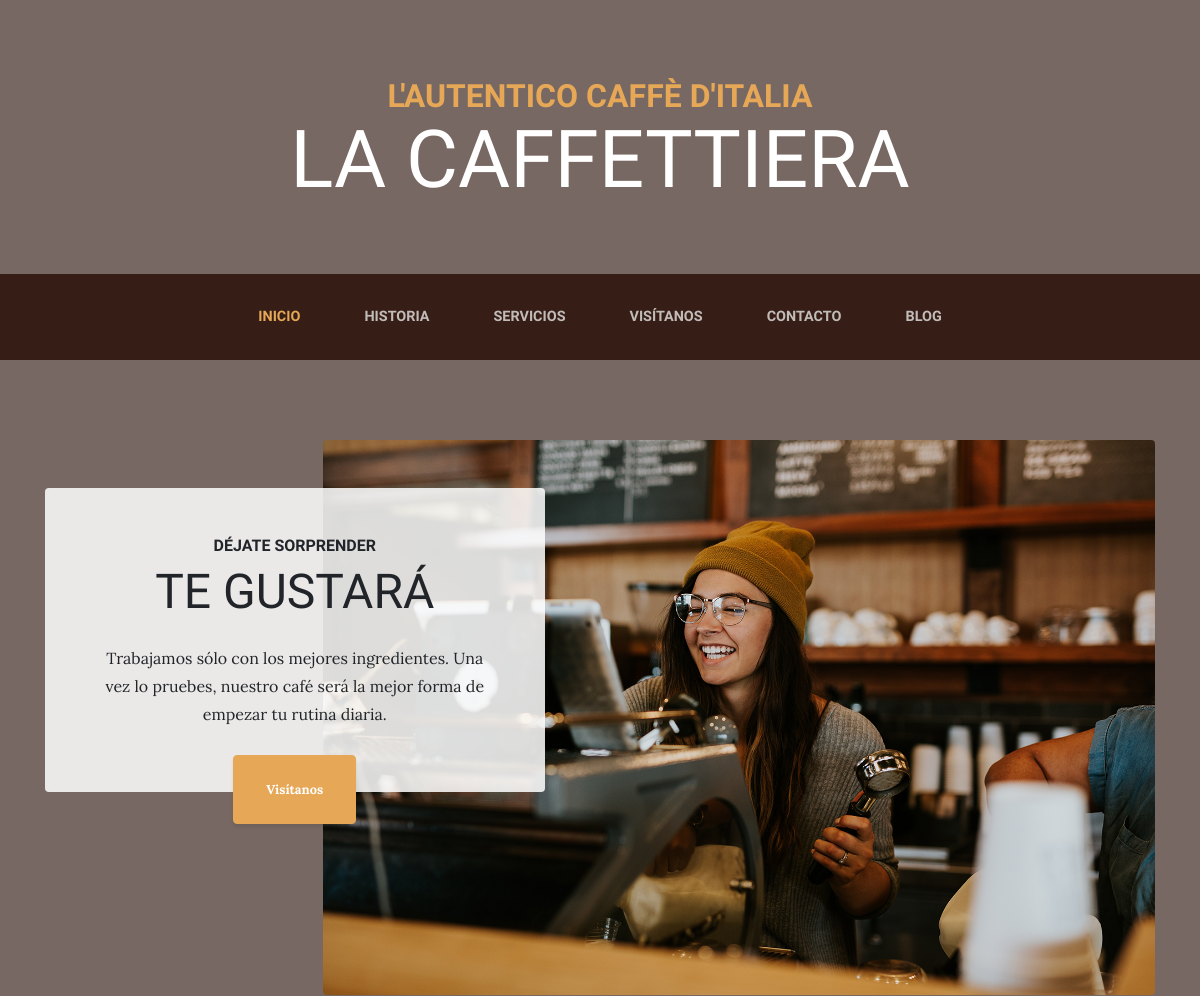
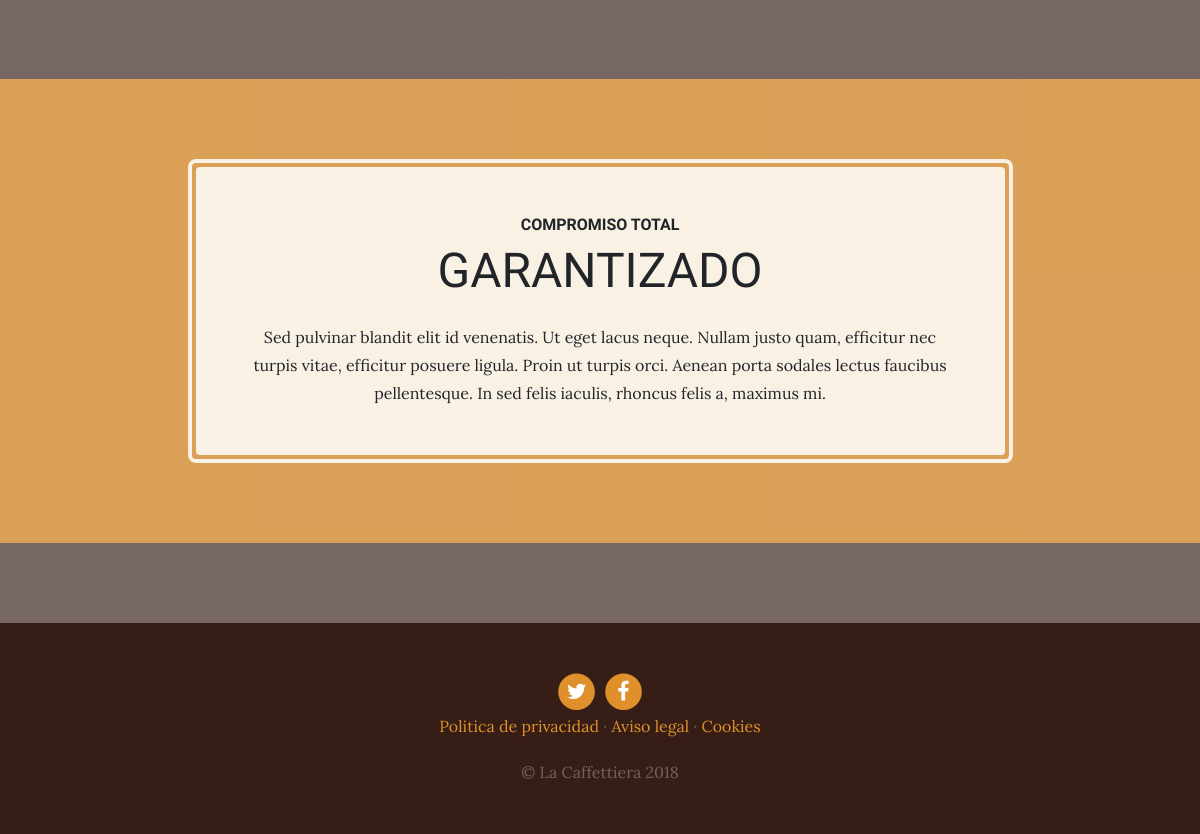
The page / on the database its author committed (2 pictures, top to bottom).
### page/models.py (models this page shows, shortened)
class Page(models.Model):
    title= models.CharField(verbose_name='Titulo', max_length=100)
    content= RichTextField(verbose_name='contenido', blank=True, null=True)
    orden= models.SmallIntegerField(verbose_name='Orden', default=0)
    created=models.DateTimeField(auto_now_add=True, verbose_name='Creado')
    updated= models.DateTimeField(auto_now=True, verbose_name='Actualizado')
    class Meta:
        verbose_name = 'Página'
        verbose_name_plural = 'Páginas'
        ordering = ['orden','title']

### core/views.py (the view)
# urls.py: path('', views.home, name='home'),
def home (request):
    return render(request,'core/home.html')

### page/templatetags/pages_extra.py (called while the page is built)
@register.simple_tag
def get_page_list():
    pages=Page.objects.all()
    return pages

### social/processors.py (called while the page is built)
def ctx_dict(request):
    ctx= {}
    links=link.objects.all()
    for vari in links:
        ctx[vari.key]=vari.url
    return ctx

### core/templates/core/home.html (shortened to what this page needs)
  {% extends 'core/base.html' %}
  {% load static %}
  {%block content%}
    <section class="page-section clearfix">
      <div class="container">
        <div class="intro">
          <img class="intro-img img-fluid mb-3 mb-lg-0 rounded" src="img/intro.jpg" alt="">
          <div class="intro-text left-0 text-center bg-faded p-5 rounded">
            <h2 class="section-heading mb-4">
              <span class="section-heading-upper">Déjate sorprender</span>
              <span class="section-heading-lower">Te gustará</span>
            </h2>
            <p class="mb-3">Trabajamos sólo con los mejores ingredientes. Una vez lo pruebes, nuestro café será la mejor forma de empezar tu rutina diaria.
            </p>
            <div class="intro-button mx-auto">
              <a class="btn btn-primary btn-xl" href="store.html">Visítanos</a>
            </div>
          </div>
        </div>
      </div>
    </section>
    <section class="page-section cta">
      <div class="container">
        <div class="row">
          <div class="col-xl-9 mx-auto">
            <div class="cta-inner text-center rounded">
              <h2 class="section-heading mb-4">
                <span class="section-heading-upper">Compromiso total</span>
                <span class="section-heading-lower">Garantizado</span>
              </h2>
              <p class="mb-0">Sed pulvinar blandit elit id venenatis. Ut eget lacus neque. Nullam justo quam, efficitur nec turpis vitae, efficitur posuere ligula. Proin ut turpis orci. Aenean porta sodales lectus faucibus pellentesque. In sed felis iaculis, rhoncus felis a, maximus mi.</p>
            </div>
          </div>
        </div>
      </div>
    </section>
  {%endblock%}

### core/templates/core/base.html (shortened to what this page needs)
<!DOCTYPE html>
<html lang="es">
  <head>
    {% load static %}
    <link href="{% static 'core/vendor/bootstrap/css/bootstrap.min.css'%}" rel="stylesheet">
    <link href="{% static 'core/vendor/font-awesome/css/font-awesome.min.css'%}" rel="stylesheet" type="text/css">
    <link href="{% static 'core/css/business-casual.css'%}" rel="stylesheet">
  </head>
  <body>
    <h1 class="site-heading text-center text-white d-none d-lg-block">
      <span class="site-heading-upper text-primary mb-3">L'autentico caffè d'italia</span>
      <span class="site-heading-lower">La Caffettiera</span>
    </h1>
    <nav class="navbar navbar-expand-lg navbar-dark py-lg-4" id="mainNav">
      <div class="container">
        <div class="collapse navbar-collapse" id="navbarResponsive">
          <ul class="navbar-nav mx-auto">
            <li class="nav-item {%if request.path == '/'%} active {%endif%} px-lg-4">
              <a class="nav-link text-uppercase text-expanded" href="{% url 'home' %}">Inicio</a>
            </li>
            <li class="nav-item {%if request.path == '/about/'%} active {%endif%} px-lg-4">
              <a class="nav-link text-uppercase text-expanded" href="{% url 'about' %}">Historia</a>
            </li>
            <li class="nav-item {%if request.path == '/services/'%} active {%endif%} px-lg-4">
              <a class="nav-link text-uppercase text-expanded" href="{% url 'services' %}">Servicios</a>
            </li>
            <li class="nav-item {%if request.path == '/store/'%} active {%endif%} px-lg-4">
              <a class="nav-link text-uppercase text-expanded" href="{% url 'store' %}">Visítanos</a>
            </li>
            <li class="nav-item {%if request.path == '/contact/'%} active {%endif%} px-lg-4">
              <a class="nav-link text-uppercase text-expanded" href="{% url 'contact' %}">Contacto</a>
            </li>
            <li class="nav-item {%if request.path|slice:':6' == '/blog/'%} active {%endif%} px-lg-4">
              <a class="nav-link text-uppercase text-expanded" href="{% url 'blog' %}">Blog</a>
            </li>
          </ul>
        </div>
      </div>
    </nav>
    {%block content%}
    {%endblock%}
    <footer class="footer text-faded text-center py-5">
      <div class="container">
        <p class="m-0">
          {%if link_twitter%}
	        <a href="{{link_twitter}}" class="link">
	          <span class="fa-stack fa-lg">
	            <i class="fa fa-circle fa-stack-2x"></i>
	            <i class="fa fa-twitter fa-stack-1x fa-inverse"></i>
	          </span>
	        </a>
          {%endif%}
           {%if link_facebook%}
	        <a href= "{{link_facebook}}" class="link">
	          <span class="fa-stack fa-lg">
	            <i class="fa fa-circle fa-stack-2x"></i>
	            <i class="fa fa-facebook fa-stack-1x fa-inverse"></i>
	          </span>
	        </a>
          {%endif%}
	    </p>
      {%load pages_extra%}
      {%get_page_list as page_list%}
      {%for list in page_list%}
      <a href="{% url 'page' list.id  list.title|slugify%}" class="link">{{list.title}}</a> {%if not forloop.last%}·{%endif%}
      {%endfor%}
        <p class="m-0 mbt1">&copy; La Caffettiera 2018</p>
      </div>
	</footer>
  </body>
</html>

### core/static/core/css/business-casual.css (style rules this page uses)
body { font-family: 'Lora'; background: linear-gradient(rgba(47, 23, 15, 0.65), rgba(47, 23, 15, 0.65)), url("../img/bg.jpg"); background-attachment: fixed; background-position: center; background-size: cover; }
h1, h2, h3, h4, h5, h6 { font-family: 'Raleway'; }
p { line-height: 1.75; }
.text-faded { color: rgba(255, 255, 255, 0.3); }
.site-heading { margin-top: 5rem; margin-bottom: 5rem; text-transform: uppercase; line-height: 1; font-family: 'Raleway'; }
.site-heading .site-heading-upper { display: block; font-size: 2rem; font-weight: 800; }
.site-heading .site-heading-lower { font-size: 5rem; font-weight: 100; line-height: 4rem; }
.page-section { margin-top: 5rem; margin-bottom: 5rem; }
.section-heading { text-transform: uppercase; }
.section-heading .section-heading-upper { display: block; font-size: 1rem; font-weight: 800; padding-bottom:.5rem; }
.section-heading .section-heading-lower { display: block; font-size: 3rem; font-weight: 100; }
.bg-faded { background-color: rgba(255, 255, 255, 0.85); }
#mainNav { background-color: rgba(47, 23, 15, 0.9); font-family: 'Raleway'; }
#mainNav .navbar-nav .nav-item .nav-link { color: rgba(255, 255, 255, 0.7); font-weight: 800; }
#mainNav .navbar-nav .nav-item.active .nav-link { color: #e6a756; }
@media (min-width: 992px) { #mainNav .navbar-nav .nav-item .nav-link { font-size: 0.9rem; } }
.btn-xl { font-weight: 700; font-size: 0.8rem; padding-top: 1.5rem; padding-bottom: 1.5rem; padding-left: 2rem; padding-right: 2rem; }
.intro { position: relative; }
@media (min-width: 992px) { .intro .intro-img { width: 75%; float: right; } }
@media (min-width: 992px) { .intro .intro-text { left: 0; width: 60%; margin-top: 3rem; position: absolute; } }
@media (min-width: 992px) { .intro .intro-text .intro-button { width: 100%; left: 0; position: absolute; bottom: -2rem; } }
@media (min-width: 1200px) { .intro .intro-text { width: 45%; } }
.cta { padding-top: 5rem; padding-bottom: 5rem; background-color: rgba(230, 167, 86, 0.9); }
.cta .cta-inner { position: relative; padding: 3rem; margin: 0.5rem; background-color: rgba(255, 255, 255, 0.85); }
.cta .cta-inner:before { border-radius: 0.5rem; content: ''; position: absolute; top: -0.5rem; bottom: -0.5rem; left: -0.5rem; right: -0.5rem; border: 0.25rem solid rgba(255, 255, 255, 0.85); }
.footer { background-color: rgba(47, 23, 15, 0.9); }
.text-primary { color: #e6a756 !important; }
.btn { box-shadow: 0px 3px 3px 0px rgba(33, 37, 41, 0.1); }
.btn-primary { background-color: #e6a756; border-color: #e6a756; }
.mbt1 { padding-top: 1.25rem; }
a.link { color: #df902a; }

### rows shown on the page
Page: title "Politica de privacidad"
Page: title "Aviso legal"
Page: title "Cookies"
